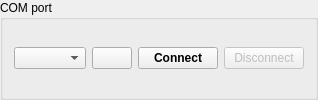
       <widget class="QGroupBox" name="group_comport">
        <property name="title">
         <string>COM port</string>
        </property>
        <layout class="QGridLayout" name="gridLayout_8">
         <item row="0" column="3">
          <widget class="QPushButton" name="btn_disconnect">
           <property name="enabled">
            <bool>false</bool>
           </property>
           <property name="text">
            <string>Disconnect</string>
           </property>
          </widget>
         </item>
         <item row="0" column="0">
          <widget class="QComboBox" name="combo_ports"/>
         </item>
         <item row="0" column="2">
          <widget class="QPushButton" name="btn_connect">
           <property name="enabled">
            <bool>true</bool>
           </property>
           <property name="font">
            <font>
             <weight>75</weight>
             <bold>true</bold>
            </font>
           </property>
           <property name="text">
            <string>Connect</string>
           </property>
          </widget>
         </item>
         <item row="0" column="1">
          <widget class="QPushButton" name="btn_com_refresh">
           <property name="sizePolicy">
            <sizepolicy hsizetype="Maximum" vsizetype="Fixed">
             <horstretch>0</horstretch>
             <verstretch>0</verstretch>
            </sizepolicy>
           </property>
           <property name="toolTip">
            <string>Refresh com port list</string>
           </property>
           <property name="text">
            <string/>
           </property>
           <property name="icon">
            <iconset>
             <normaloff>:/logo/restart.png</normaloff>:/logo/restart.png</iconset>
           </property>
          </widget>
         </item>
        </layout>
       </widget>
